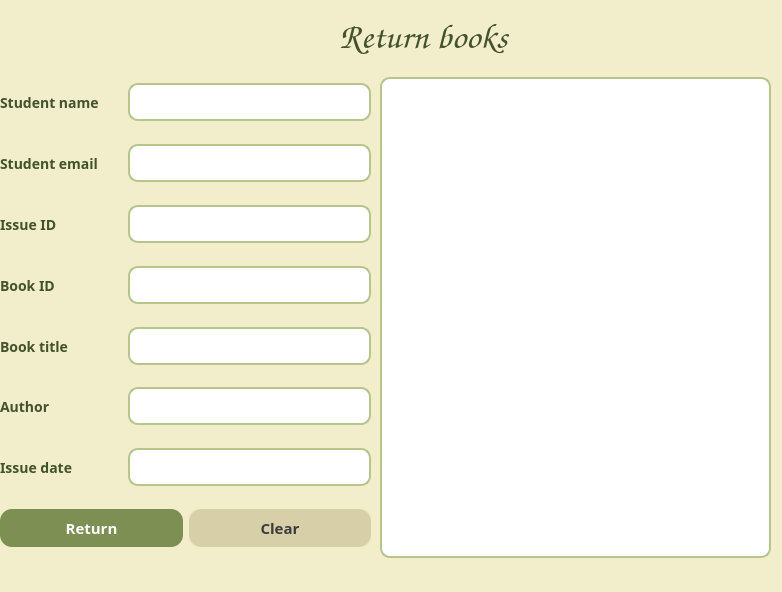
<?xml version="1.0" encoding="UTF-8"?>
<ui version="4.0">
 <class>ReturnBooks</class>
 <widget class="QDialog" name="ReturnBooks">
  <property name="geometry">
   <rect>
    <x>0</x>
    <y>0</y>
    <width>782</width>
    <height>592</height>
   </rect>
  </property>
  <property name="sizePolicy">
   <sizepolicy hsizetype="Expanding" vsizetype="Expanding">
    <horstretch>0</horstretch>
    <verstretch>0</verstretch>
   </sizepolicy>
  </property>
  <property name="windowTitle">
   <string>Return books</string>
  </property>
  <property name="styleSheet">
   <string notr="true">/* ======== MAIN WINDOW ======== */
QWidget {
    background-color: #f2eecb;
    font-size: 14px;
    color: #42522b;
}

/* ======== LABELS ======== */
QLabel {
    font-size: 14px;
    font-weight: bold;
    color: #42522b;
}

#titleLabel {
font-size: 36px;
}

/* ======== LINE EDITS ======== */
QLineEdit {
    background: #ffffff;
    border: 2px solid #b5c58b;
    border-radius: 10px;
    padding: 6px;
    color: #42522b;
}

QLineEdit:focus {
    border: 2px solid #7d8f52;
    background: #ffffff;
}

/* ======== BUTTONS ======== */
QPushButton {
    background-color: #7d8f52; 
    color: white;
    border-radius: 12px;
    padding: 8px 18px;
    font-size: 15px;
    font-weight: bold;
}

QPushButton:hover {
    background-color: #6e8048;
}

QPushButton:pressed {
    background-color: #5c6c3b;
}

/* SECONDARY BUTTON (Clear) */
#clearButton {
    background-color: #d6cfa8;
    color: #3c3c3c;
}

#clearButton:hover {
    background-color: #c7bf9b;
}

#clearButton:pressed {
    background-color: #b3aa87;
}

/* BACK BUTTON */
#goBackButton_5 {
    background: transparent;
    border: none;
    color: #42522b;
    font-size: 16px;
}
QPushButton#goBackButton_5:hover {
    background-color: #d7d9c6;
}

/* ======== TABLE VIEW ======== */
QTableView {
    background-color: #ffffff;
    border: 2px solid #b5c58b;
    border-radius: 10px;
    gridline-color: #b5c58b;
    color: #42522b;
    font-size: 14px;
}

QHeaderView::section {
    background-color: #d6d7be;
    color: #3c3c3c;
    padding: 6px;
    border: none;
    font-weight: bold;
}

/* Scrollbars */
QScrollBar:vertical {
    width: 12px;
    background: #e8e8e8;
}
QScrollBar::handle:vertical {
    background: #b5c58b;
    border-radius: 6px;
}
QScrollBar:horizontal {
    height: 12px;
    background: #e8e8e8;
}
QScrollBar::handle:horizontal {
    background: #b5c58b;
    border-radius: 6px;
}
</string>
  </property>
  <widget class="QWidget" name="widget_11" native="true">
   <property name="geometry">
    <rect>
     <x>0</x>
     <y>0</y>
     <width>771</width>
     <height>571</height>
    </rect>
   </property>
   <property name="sizePolicy">
    <sizepolicy hsizetype="Expanding" vsizetype="Expanding">
     <horstretch>0</horstretch>
     <verstretch>0</verstretch>
    </sizepolicy>
   </property>
   <widget class="QWidget" name="verticalLayoutWidget">
    <property name="geometry">
     <rect>
      <x>0</x>
      <y>0</y>
      <width>771</width>
      <height>571</height>
     </rect>
    </property>
    <layout class="QVBoxLayout" name="verticalLayout" stretch="1,7">
     <property name="sizeConstraint">
      <enum>QLayout::SizeConstraint::SetNoConstraint</enum>
     </property>
     <item>
      <widget class="QWidget" name="widget" native="true">
       <property name="sizePolicy">
        <sizepolicy hsizetype="Expanding" vsizetype="Expanding">
         <horstretch>0</horstretch>
         <verstretch>0</verstretch>
        </sizepolicy>
       </property>
       <widget class="QWidget" name="horizontalLayoutWidget_10">
        <property name="geometry">
         <rect>
          <x>0</x>
          <y>0</y>
          <width>761</width>
          <height>71</height>
         </rect>
        </property>
        <layout class="QHBoxLayout" name="horizontalLayout_12">
         <item>
          <widget class="QPushButton" name="goBackButton_5">
           <property name="enabled">
            <bool>true</bool>
           </property>
           <property name="minimumSize">
            <size>
             <width>0</width>
             <height>0</height>
            </size>
           </property>
           <property name="maximumSize">
            <size>
             <width>100</width>
             <height>16777215</height>
            </size>
           </property>
           <property name="styleSheet">
            <string notr="true">#goBackButton {
    background-color: white;     /* білий фон */
    color: #333333;              /* темно-сірий текст */
    border: 1px solid #cccccc;   /* легка сіра рамка */
    border-radius: 8px;          /* заокруглені кути */
    padding: 6px 12px;           /* відступи */
}

#goBackButton:hover {
    background-color: #f2f2f2;   /* трохи темніший при наведенні */
}

#goBackButton:pressed {
    background-color: #e6e6e6;   /* ще темніший при натисканні */
}</string>
           </property>
           <property name="text">
            <string/>
           </property>
           <property name="icon">
            <iconset>
             <normaloff>icons/left-arrow.png</normaloff>icons/left-arrow.png</iconset>
           </property>
          </widget>
         </item>
         <item>
          <spacer name="horizontalSpacer">
           <property name="orientation">
            <enum>Qt::Orientation::Horizontal</enum>
           </property>
           <property name="sizeHint" stdset="0">
            <size>
             <width>40</width>
             <height>20</height>
            </size>
           </property>
          </spacer>
         </item>
         <item>
          <widget class="QLabel" name="titleLabel">
           <property name="font">
            <font>
             <family>Comic Sans MS</family>
             <pointsize>-1</pointsize>
             <bold>true</bold>
            </font>
           </property>
           <property name="text">
            <string>Return books</string>
           </property>
           <property name="alignment">
            <set>Qt::AlignmentFlag::AlignCenter</set>
           </property>
          </widget>
         </item>
         <item>
          <spacer name="horizontalSpacer_2">
           <property name="orientation">
            <enum>Qt::Orientation::Horizontal</enum>
           </property>
           <property name="sizeHint" stdset="0">
            <size>
             <width>40</width>
             <height>20</height>
            </size>
           </property>
          </spacer>
         </item>
        </layout>
       </widget>
      </widget>
     </item>
     <item>
      <layout class="QHBoxLayout" name="horizontalLayout_2" stretch="1">
       <item>
        <widget class="QWidget" name="widget_2" native="true">
         <property name="sizePolicy">
          <sizepolicy hsizetype="Expanding" vsizetype="Expanding">
           <horstretch>0</horstretch>
           <verstretch>0</verstretch>
          </sizepolicy>
         </property>
         <widget class="QWidget" name="verticalLayoutWidget_2">
          <property name="geometry">
           <rect>
            <x>0</x>
            <y>0</y>
            <width>381</width>
            <height>481</height>
           </rect>
          </property>
          <layout class="QVBoxLayout" name="verticalLayout_2">
           <item>
            <widget class="QWidget" name="widget_5" native="true">
             <property name="sizePolicy">
              <sizepolicy hsizetype="Expanding" vsizetype="Expanding">
               <horstretch>0</horstretch>
               <verstretch>0</verstretch>
              </sizepolicy>
             </property>
             <widget class="QWidget" name="horizontalLayoutWidget_4">
              <property name="geometry">
               <rect>
                <x>0</x>
                <y>0</y>
                <width>371</width>
                <height>51</height>
               </rect>
              </property>
              <layout class="QHBoxLayout" name="horizontalLayout_6" stretch="1,2">
               <item>
                <widget class="QLabel" name="label_10">
                 <property name="font">
                  <font>
                   <family>Arial Rounded MT</family>
                   <pointsize>-1</pointsize>
                   <bold>true</bold>
                  </font>
                 </property>
                 <property name="text">
                  <string>Student name</string>
                 </property>
                </widget>
               </item>
               <item>
                <widget class="QLineEdit" name="studentNameLineEdit">
                 <property name="font">
                  <font>
                   <family>Arial Rounded MT</family>
                   <pointsize>-1</pointsize>
                   <bold>true</bold>
                  </font>
                 </property>
                </widget>
               </item>
              </layout>
             </widget>
            </widget>
           </item>
           <item>
            <widget class="QWidget" name="widget_6" native="true">
             <property name="sizePolicy">
              <sizepolicy hsizetype="Expanding" vsizetype="Expanding">
               <horstretch>0</horstretch>
               <verstretch>0</verstretch>
              </sizepolicy>
             </property>
             <widget class="QWidget" name="horizontalLayoutWidget_5">
              <property name="geometry">
               <rect>
                <x>0</x>
                <y>0</y>
                <width>371</width>
                <height>51</height>
               </rect>
              </property>
              <layout class="QHBoxLayout" name="horizontalLayout_7" stretch="1,2">
               <item>
                <widget class="QLabel" name="label_11">
                 <property name="font">
                  <font>
                   <family>Arial Rounded MT</family>
                   <pointsize>-1</pointsize>
                   <bold>true</bold>
                  </font>
                 </property>
                 <property name="text">
                  <string>Student email</string>
                 </property>
                </widget>
               </item>
               <item>
                <widget class="QLineEdit" name="studentEmailLineEdit">
                 <property name="font">
                  <font>
                   <family>Arial Rounded MT</family>
                   <pointsize>-1</pointsize>
                   <bold>true</bold>
                  </font>
                 </property>
                </widget>
               </item>
              </layout>
             </widget>
            </widget>
           </item>
           <item>
            <widget class="QWidget" name="widget_3" native="true">
             <property name="sizePolicy">
              <sizepolicy hsizetype="Expanding" vsizetype="Expanding">
               <horstretch>0</horstretch>
               <verstretch>0</verstretch>
              </sizepolicy>
             </property>
             <widget class="QWidget" name="horizontalLayoutWidget_2">
              <property name="geometry">
               <rect>
                <x>0</x>
                <y>0</y>
                <width>371</width>
                <height>51</height>
               </rect>
              </property>
              <layout class="QHBoxLayout" name="horizontalLayout_4" stretch="1,2">
               <item>
                <widget class="QLabel" name="label">
                 <property name="font">
                  <font>
                   <family>Arial Rounded MT</family>
                   <pointsize>-1</pointsize>
                   <bold>true</bold>
                  </font>
                 </property>
                 <property name="text">
                  <string>Issue ID</string>
                 </property>
                </widget>
               </item>
               <item>
                <widget class="QLineEdit" name="issueIDLineEdit">
                 <property name="font">
                  <font>
                   <family>Arial Rounded MT</family>
                   <pointsize>-1</pointsize>
                   <bold>true</bold>
                  </font>
                 </property>
                </widget>
               </item>
              </layout>
             </widget>
            </widget>
           </item>
           <item>
            <widget class="QWidget" name="widget_4" native="true">
             <property name="sizePolicy">
              <sizepolicy hsizetype="Expanding" vsizetype="Expanding">
               <horstretch>0</horstretch>
               <verstretch>0</verstretch>
              </sizepolicy>
             </property>
             <widget class="QWidget" name="horizontalLayoutWidget_3">
              <property name="geometry">
               <rect>
                <x>0</x>
                <y>0</y>
                <width>371</width>
                <height>51</height>
               </rect>
              </property>
              <layout class="QHBoxLayout" name="horizontalLayout_5" stretch="1,2">
               <item>
                <widget class="QLabel" name="label_9">
                 <property name="font">
                  <font>
                   <family>Arial Rounded MT</family>
                   <pointsize>-1</pointsize>
                   <bold>true</bold>
                  </font>
                 </property>
                 <property name="text">
                  <string>Book ID</string>
                 </property>
                </widget>
               </item>
               <item>
                <widget class="QLineEdit" name="bookIDLineEdit">
                 <property name="font">
                  <font>
                   <family>Arial Rounded MT</family>
                   <pointsize>-1</pointsize>
                   <bold>true</bold>
                  </font>
                 </property>
                </widget>
               </item>
              </layout>
             </widget>
            </widget>
           </item>
           <item>
            <widget class="QWidget" name="widget_7" native="true">
             <property name="sizePolicy">
              <sizepolicy hsizetype="Expanding" vsizetype="Expanding">
               <horstretch>0</horstretch>
               <verstretch>0</verstretch>
              </sizepolicy>
             </property>
             <widget class="QWidget" name="horizontalLayoutWidget_6">
              <property name="geometry">
               <rect>
                <x>0</x>
                <y>0</y>
                <width>371</width>
                <height>51</height>
               </rect>
              </property>
              <layout class="QHBoxLayout" name="horizontalLayout_8" stretch="1,2">
               <item>
                <widget class="QLabel" name="label_12">
                 <property name="font">
                  <font>
                   <family>Arial Rounded MT</family>
                   <pointsize>-1</pointsize>
                   <bold>true</bold>
                  </font>
                 </property>
                 <property name="text">
                  <string>Book title</string>
                 </property>
                </widget>
               </item>
               <item>
                <widget class="QLineEdit" name="bookTitleLineEdit">
                 <property name="font">
                  <font>
                   <family>Arial Rounded MT</family>
                   <pointsize>-1</pointsize>
                   <bold>true</bold>
                  </font>
                 </property>
                </widget>
               </item>
              </layout>
             </widget>
            </widget>
           </item>
           <item>
            <widget class="QWidget" name="widget_8" native="true">
             <property name="sizePolicy">
              <sizepolicy hsizetype="Expanding" vsizetype="Expanding">
               <horstretch>0</horstretch>
               <verstretch>0</verstretch>
              </sizepolicy>
             </property>
             <widget class="QWidget" name="horizontalLayoutWidget_7">
              <property name="geometry">
               <rect>
                <x>0</x>
                <y>0</y>
                <width>371</width>
                <height>51</height>
               </rect>
              </property>
              <layout class="QHBoxLayout" name="horizontalLayout_9" stretch="1,2">
               <item>
                <widget class="QLabel" name="label_13">
                 <property name="font">
                  <font>
                   <family>Arial Rounded MT</family>
                   <pointsize>-1</pointsize>
                   <bold>true</bold>
                  </font>
                 </property>
                 <property name="text">
                  <string>Author</string>
                 </property>
                </widget>
               </item>
               <item>
                <widget class="QLineEdit" name="authorLineEdit">
                 <property name="font">
                  <font>
                   <family>Arial Rounded MT</family>
                   <pointsize>-1</pointsize>
                   <bold>true</bold>
                  </font>
                 </property>
                </widget>
               </item>
              </layout>
             </widget>
            </widget>
           </item>
           <item>
            <widget class="QWidget" name="widget_9" native="true">
             <property name="sizePolicy">
              <sizepolicy hsizetype="Expanding" vsizetype="Expanding">
               <horstretch>0</horstretch>
               <verstretch>0</verstretch>
              </sizepolicy>
             </property>
             <widget class="QWidget" name="horizontalLayoutWidget_8">
              <property name="geometry">
               <rect>
                <x>0</x>
                <y>0</y>
                <width>371</width>
                <height>51</height>
               </rect>
              </property>
              <layout class="QHBoxLayout" name="horizontalLayout_10" stretch="1,2">
               <item>
                <widget class="QLabel" name="label_14">
                 <property name="font">
                  <font>
                   <family>Arial Rounded MT</family>
                   <pointsize>-1</pointsize>
                   <bold>true</bold>
                  </font>
                 </property>
                 <property name="text">
                  <string>Issue date</string>
                 </property>
                </widget>
               </item>
               <item>
                <widget class="QLineEdit" name="issueDateLineEdit">
                 <property name="font">
                  <font>
                   <family>Arial Rounded MT</family>
                   <pointsize>-1</pointsize>
                   <bold>true</bold>
                  </font>
                 </property>
                </widget>
               </item>
              </layout>
             </widget>
            </widget>
           </item>
           <item>
            <widget class="QWidget" name="widget_10" native="true">
             <property name="sizePolicy">
              <sizepolicy hsizetype="Expanding" vsizetype="Expanding">
               <horstretch>0</horstretch>
               <verstretch>0</verstretch>
              </sizepolicy>
             </property>
             <widget class="QWidget" name="horizontalLayoutWidget_9">
              <property name="geometry">
               <rect>
                <x>0</x>
                <y>0</y>
                <width>371</width>
                <height>51</height>
               </rect>
              </property>
              <layout class="QHBoxLayout" name="horizontalLayout_11">
               <item>
                <widget class="QPushButton" name="returnButton">
                 <property name="font">
                  <font>
                   <family>Arial Rounded MT</family>
                   <pointsize>-1</pointsize>
                   <bold>true</bold>
                  </font>
                 </property>
                 <property name="text">
                  <string>Return</string>
                 </property>
                </widget>
               </item>
               <item>
                <widget class="QPushButton" name="clearButton">
                 <property name="font">
                  <font>
                   <family>Arial Rounded MT</family>
                   <pointsize>-1</pointsize>
                   <bold>true</bold>
                  </font>
                 </property>
                 <property name="text">
                  <string>Clear</string>
                 </property>
                </widget>
               </item>
              </layout>
             </widget>
            </widget>
           </item>
          </layout>
         </widget>
         <widget class="QWidget" name="widget_12" native="true">
          <property name="geometry">
           <rect>
            <x>380</x>
            <y>0</y>
            <width>391</width>
            <height>491</height>
           </rect>
          </property>
          <widget class="QTableView" name="tableView">
           <property name="geometry">
            <rect>
             <x>0</x>
             <y>0</y>
             <width>391</width>
             <height>481</height>
            </rect>
           </property>
           <property name="font">
            <font>
             <family>Arial Rounded MT</family>
             <pointsize>-1</pointsize>
             <bold>true</bold>
            </font>
           </property>
          </widget>
         </widget>
        </widget>
       </item>
      </layout>
     </item>
    </layout>
   </widget>
  </widget>
  <widget class="QPushButton" name="goBackButton">
   <property name="geometry">
    <rect>
     <x>850</x>
     <y>130</y>
     <width>60</width>
     <height>32</height>
    </rect>
   </property>
   <property name="sizePolicy">
    <sizepolicy hsizetype="Fixed" vsizetype="Fixed">
     <horstretch>0</horstretch>
     <verstretch>0</verstretch>
    </sizepolicy>
   </property>
   <property name="text">
    <string/>
   </property>
   <property name="icon">
    <iconset>
     <normaloff>icons/left-arrow.png</normaloff>icons/left-arrow.png</iconset>
   </property>
  </widget>
 </widget>
 <resources/>
 <connections/>
</ui>
